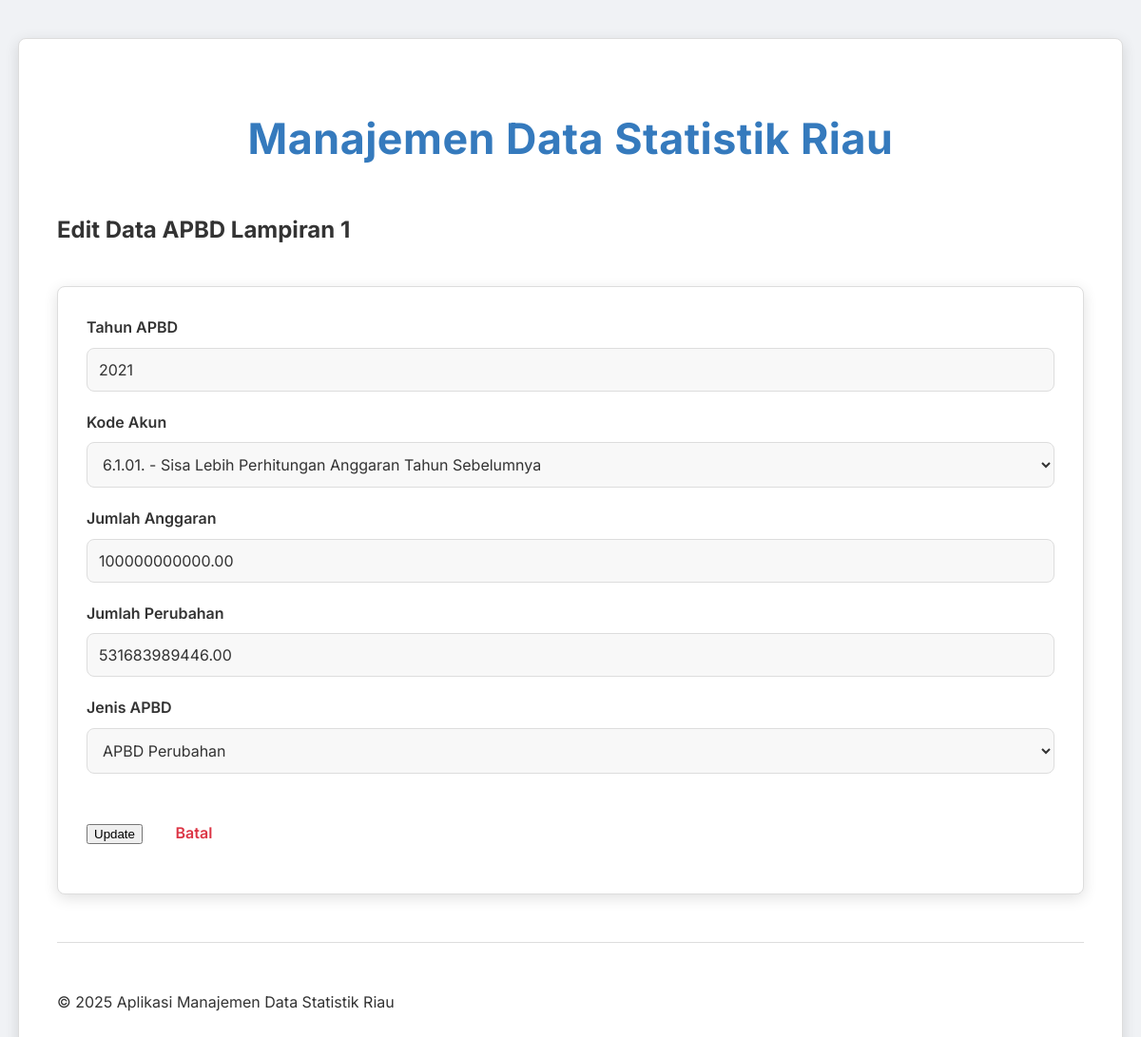
The page /pages/apbd-lampiran-satu/update.php?id=93 on the database its author committed.
### tables this page shows
CREATE TABLE `apbd_lampiran_1` (
  `id` int(11) NOT NULL,
  `tahun` int(5) DEFAULT NULL,
  `id_kode_urut` int(5) DEFAULT NULL,
  `jumlah_anggaran` decimal(18,2) DEFAULT NULL,
  `jumlah_perubahan` decimal(18,2) DEFAULT NULL,
  `id_jenis_apbd` int(5) DEFAULT NULL
);

CREATE TABLE `kode_urut` (
  `id` int(11) NOT NULL,
  `no_urut` varchar(11) DEFAULT NULL,
  `uraian` varchar(255) DEFAULT NULL,
  `akronim` varchar(255) DEFAULT NULL,
  `id_kode_level` int(11) DEFAULT NULL
);

CREATE TABLE `jenis_apbd` (
  `id` int(11) NOT NULL,
  `uraian` varchar(255) DEFAULT NULL,
  `akronim` varchar(255) DEFAULT NULL
);

### pages/apbd-lampiran-satu/update.php (the view, shortened to what this page needs)
<?php
include '../../config/database.php';
$tahun_apbd = $id_kode_urut = $id_jenis_apbd = $jumlah_anggaran = $jumlah_perubahan = "";
$general_error_message = "";
if (isset($_GET["id"]) && !empty(trim($_GET["id"]))) {
    $id = trim($_GET["id"]);
} elseif (isset($_POST["id"]) && !empty(trim($_POST["id"]))) {
    $id = trim($_POST["id"]);
} else {
    header("location: ../../index.php?error=no_id_found");
    exit();
}
$kode_urut_options = [];
$sql_kode_urut = "SELECT * FROM kode_urut WHERE id_kode_level = 3 ORDER BY no_urut ASC";
$result_kode_urut = $conn->query($sql_kode_urut);
if ($result_kode_urut) {
    while ($row = $result_kode_urut->fetch_assoc()) {
        $kode_urut_options[] = $row;
    }
} else {
    error_log("Error fetching kode_catatan options: " . $conn->error);
    $general_error_message = "Error: Gagal memuat pilihan Kode Catatan: " . $conn->error;
}
$id_jenis_apbd_options = [];
$sql_id_jenis_apbd = "SELECT * FROM jenis_apbd ORDER BY id ASC";
$result_id_jenis_apbd = $conn->query($sql_id_jenis_apbd);
if ($result_id_jenis_apbd) {
    while ($row = $result_id_jenis_apbd->fetch_assoc()) {
        $id_jenis_apbd_options[] = $row;
    }
} else {
    error_log("Error fetching kode_catatan options: " . $conn->error);
    $general_error_message = "Error: Gagal memuat pilihan Kode Catatan: " . $conn->error;
}
if ($_SERVER["REQUEST_METHOD"] == "GET" || (!empty($general_error_message) && !empty($id))) {
    $sql_fetch = "SELECT * FROM apbd_lampiran_1 WHERE id = ?";
    if ($stmt_fetch = $conn->prepare($sql_fetch)) {
        $stmt_fetch->bind_param("i", $param_id_fetch);
        if ($stmt_fetch->execute()) {
            $result_fetch = $stmt_fetch->get_result();
            if ($result_fetch->num_rows == 1) {
                $row_fetch = $result_fetch->fetch_assoc();
                if ($_SERVER["REQUEST_METHOD"] == "GET" || empty($tahun_lkpd)) {
                    $tahun_apbd = $row_fetch["tahun"];
                    $id_kode_urut = $row_fetch["id_kode_urut"];
                    $jumlah_anggaran = $row_fetch["jumlah_anggaran"];
                    $jumlah_perubahan = $row_fetch["jumlah_perubahan"];
                    $id_jenis_apbd = $row_fetch["id_jenis_apbd"];
                }
            } else {
                header("location: ../../index.php?error=data_not_found_on_reget");
                exit();
            }
        } else {
            error_log("Error executing fetch query on reget: " . $stmt_fetch->error);
            $general_error_message = "Error: Masalah saat mengambil data asli untuk form: " . $stmt_fetch->error;
        }
    } else {
        error_log("Error preparing fetch query on reget: " . $conn->error);
        $general_error_message = "Error: Masalah saat menyiapkan query data asli: " . $conn->error;
    }
}
include '../../templates/header.php';
?>
<h2>Edit Data APBD Lampiran 1</h2>
<form action="<?php echo htmlspecialchars($_SERVER["PHP_SELF"]); ?>" method="post">
    <div>
        <label>Tahun APBD</label>
        <input type="text" name="tahun_apbd" value="<?php echo htmlspecialchars($tahun_apbd); ?>">
    </div>
    <div>
        <label>Kode Akun</label>
        <select name="id_kode_urut">
            <?php foreach ($kode_urut_options as $option): ?>
                <option value="<?php echo htmlspecialchars($option['id']); ?>"
                    <?php echo ($id_kode_urut == $option['id']) ? 'selected' : ''; ?>>
                    <?php echo htmlspecialchars($option['no_urut'] . ' - ' . $option['uraian']); ?>
                </option>
            <?php endforeach; ?>
        </select>
    </div>
    <div>
        <label>Jumlah Anggaran</label>
        <input type="text" name="jumlah_anggaran" value="<?php echo htmlspecialchars($jumlah_anggaran); ?>">
    </div>
    <div>
        <label>Jumlah Perubahan</label>
        <input type="text" name="jumlah_perubahan" value="<?php echo htmlspecialchars($jumlah_perubahan); ?>">
    </div>
    <div>
        <label>Jenis APBD</label>
        <select name="id_jenis_apbd">
            <?php foreach ($id_jenis_apbd_options as $options): ?>
                <option value="<?php echo htmlspecialchars($options['id']); ?>"
                    <?php echo ($id_jenis_apbd == $options['id']) ? 'selected' : ''; ?>>
                    <?php echo htmlspecialchars($options['uraian']); ?>
                </option>
            <?php endforeach; ?>
        </select>
    </div>
    <div>
        <button type="submit">Update</button>
        <a href="read.php" class="back-link">Batal</a>
    </div>
</form>
<?php
include '../../templates/footer.php';
?>

### templates/css/style.css (style rules this page uses)
:root { --primary-color: #4A90E2; --primary-dark: #357ABD; --accent-color: #50E3C2; --secondary-accent: #FF6B6B; --tertiary-color: #FFC107; --text-dark: #333333; --text-light: #F8F8F8; --bg-light: #F0F2F5; --bg-dark: #2C3E50; --card-bg: #FFFFFF; --border-color: #DDDDDD; --input-bg: #F8F8F8; --shadow-light: 0 2px 8px rgba(0, 0, 0, 0.08); --shadow-medium: 0 4px 15px rgba(0, 0, 0, 0.12); --success-color: #28A745; --danger-color: #DC3545; --warning-color: #FFC107; --info-color: #17A2B8; --radius-base: 8px; --transition-fast: 0.2s ease-in-out; --transition-normal: 0.3s ease-in-out; --gradient-primary: linear-gradient(135deg, var(--primary-color) 0%, var(--primary-dark) 100%); --gradient-accent: linear-gradient(135deg, var(--accent-color) 0%, #34B79C 100%); --gradient-secondary-accent: linear-gradient(135deg, var(--secondary-accent) 0%, #FF8A8A 100%); --gradient-tertiary: linear-gradient(135deg, var(--tertiary-color) 0%, #FFA000 100%); }
body { font-family: 'Inter', sans-serif; background: var(--bg-light); margin: 0; padding: 0; line-height: 1.6; color: var(--text-dark); display: flex; justify-content: center; align-items: flex-start; min-height: 100vh; padding: 40px 0; box-sizing: border-box; overflow-x: hidden; overflow-y: auto; position: relative; }
body::before { content: none; }
form { background: var(--card-bg); backdrop-filter: none; -webkit-backdrop-filter: none; padding: 30px; border-radius: var(--radius-base); box-shadow: var(--shadow-medium); margin-top: 40px; border: 1px solid var(--border-color); }
form div { margin-bottom: 20px; }
form label { display: block; margin-bottom: 8px; font-weight: 600; color: var(--text-dark); font-size: 1em; text-shadow: none; }
form input[type="text"], form input[type="email"], form textarea, form select { width: 100%; padding: 12px; border: 1px solid var(--border-color); border-radius: var(--radius-base); font-size: 1em; box-sizing: border-box; background-color: var(--input-bg); color: var(--text-dark); transition: border-color var(--transition-fast), box-shadow var(--transition-fast); font-family: 'Inter', sans-serif; text-shadow: none; }
form input::placeholder, form textarea::placeholder { color: #AAAAAA; }
.back-link { display: inline-flex; align-items: center; margin-top: 30px; margin-left: 30px; text-decoration: none; color: var(--danger-color); font-weight: 600; font-size: 1em; transition: color var(--transition-fast), transform var(--transition-fast); letter-spacing: normal; text-shadow: none; }
* { scrollbar-width: thin; scrollbar-color: #888888 #F0F2F5; }

### rows shown on the page
apbd_lampiran_1: tahun_apbd "2021", id_kode_urut "6.1.01. - Sisa Lebih Perhitungan Anggaran Tahun Sebelumnya", jumlah_anggaran "100000000000.00", jumlah_perubahan "531683989446.00", id_jenis_apbd "APBD Perubahan"
